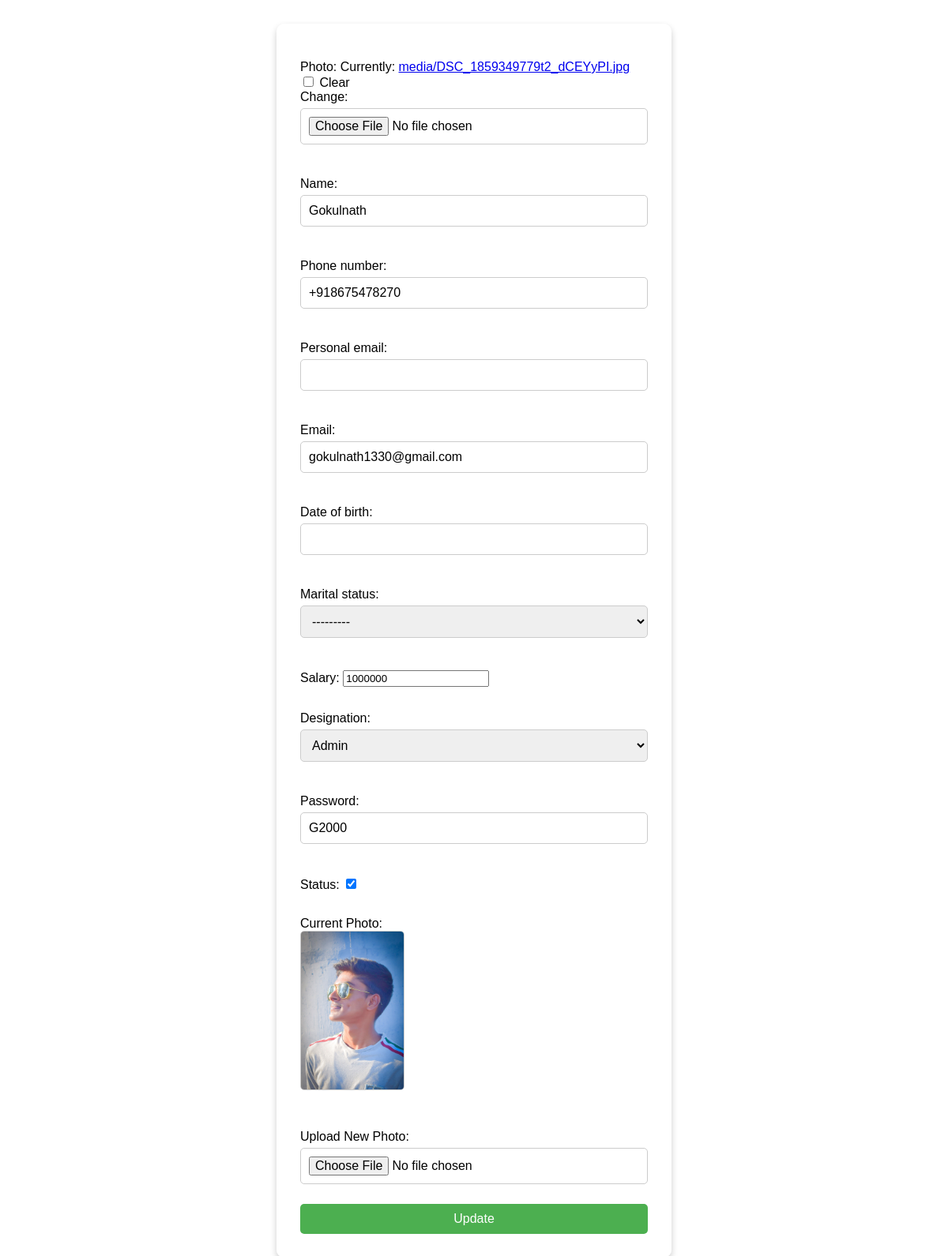
The page /update_view/1?name=Gokulnath (signed in) on the database as committed earlier.
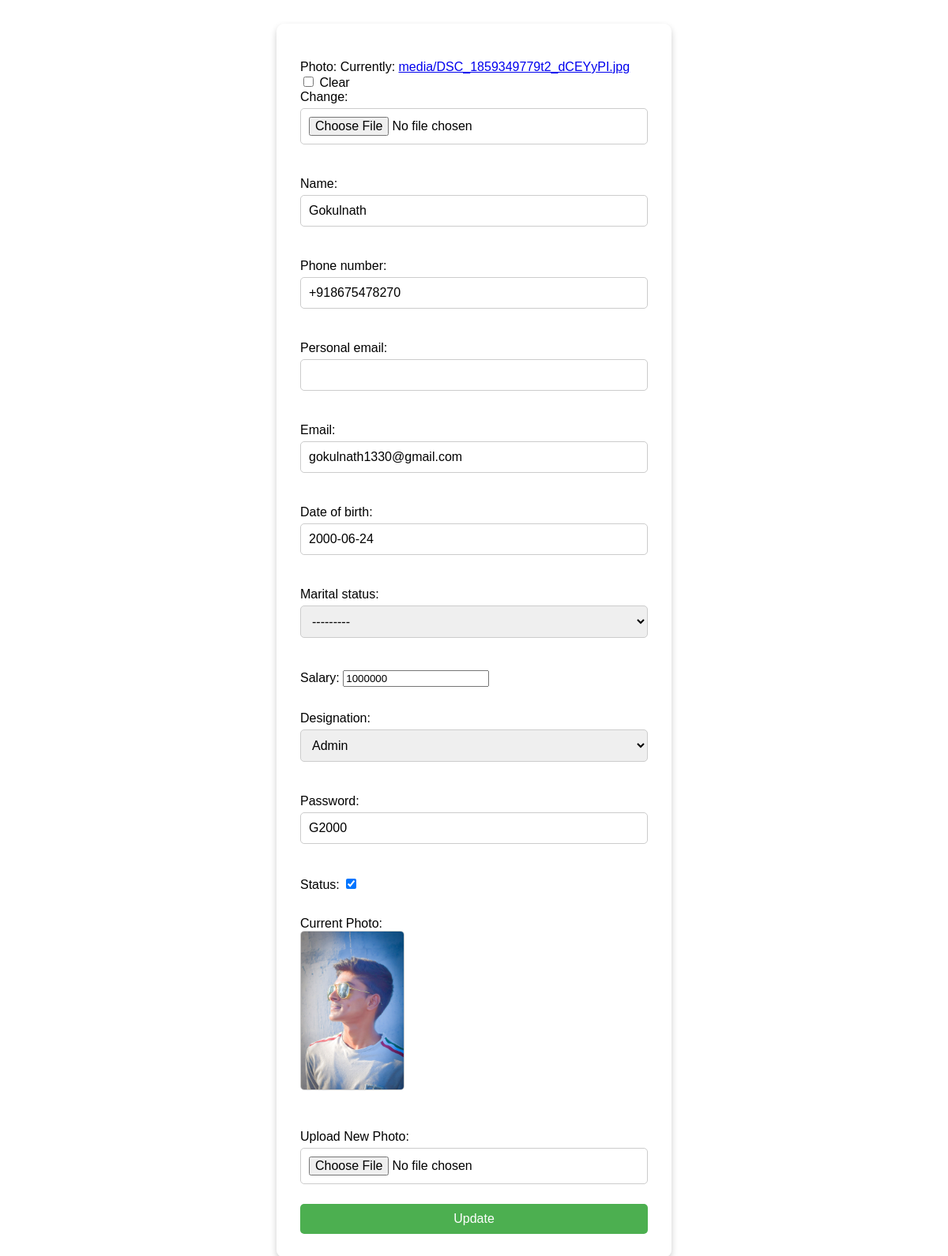
The same page on the database as committed later.
### homepage/models.py (models this page shows, shortened)
class ElixirModel(models.Model):
    photo = models.ImageField(upload_to='media/', null=True, blank=True)
    name = models.CharField(max_length=200)
    user = models.OneToOneField(User, on_delete=models.CASCADE, related_name='profile')
    phone_number = PhoneNumberField(max_length=128, default="", region='IN')
    email = models.EmailField(blank=True, default="@elixir.com")
    personal_email = models.EmailField(blank=True, default="")
    designation = models.ForeignKey(Group, on_delete=models.CASCADE)
    status = models.BooleanField(default=True)
    salary = models.IntegerField()
    password = models.CharField(max_length=15)
    marital_status = models.ForeignKey(MaritalStatus, on_delete=models.SET_NULL, null=True, blank=True)
    date_of_birth = models.DateField(null=True, blank=True)

### homepage/views.py (the view)
# urls.py: path('update_view/<int:id>', views.update_view),
@login_required
def update_view(request, id):
    context = {}
    obj = get_object_or_404(ElixirModel, id=id)
    if request.method == 'POST':
        form = GeeksForm(request.POST, request.FILES, instance=obj)
        if form.is_valid():
            elixir_instance = form.save()
            user = elixir_instance.user
            user.username = elixir_instance.name
            user.set_password(elixir_instance.password)
            user.email = elixir_instance.email
            user.save()
            if 'photo' in request.FILES:
                photo = request.FILES['photo']
                fs = FileSystemStorage()
                filename = fs.save(photo.name, photo)
                elixir_instance.photo = fs.url(filename)
                elixir_instance.save()
            return redirect('view_employee')
    else:
        form = GeeksForm(instance=obj)
    context["form"] = form
    context["object"] = obj
    return render(request, "update_view.html", context)

### homepage/forms.py
class GeeksForm(forms.ModelForm):
    class Meta:
        model = ElixirModel
        fields = [
            'photo',
            "name",
            "phone_number",
            "personal_email",
            "email",
            "date_of_birth",
            'marital_status',
            "salary",
            "designation",
            "password",
            "status",
        ]
    def __init__(self, *args, **kwargs):
        super(GeeksForm, self).__init__(*args, **kwargs)
        self.fields['designation'].queryset = Group.objects.all()

### homepage/templates/update_view.html (shortened to what this page needs)
<!DOCTYPE html>
<html lang="en">
<head>
</head>
<body>
  <div class="main">
    <form method="POST" enctype="multipart/form-data">
      {{ form.as_p }}
      {% if object.photo %}
        <p>
          <label>Current Photo:</label><br>
          <img src="{{ object.photo.url }}" alt="Current Photo">
        </p>
      {% endif %}
      <p>
        <label for="photo">Upload New Photo:</label>
        <input type="file" id="photo" name="photo">
      </p>
      <button type="submit">Update</button>
    </form>
  </div>
</body>
</html>

### homepage/templates/update_view.html (style rules this page uses)
body { background-image: url('https://www.mastersofterp.com/images/HR-Management.webp'); background-size: cover; background-position: center; background-repeat: no-repeat; margin: 0; padding: 0; font-family: Arial, sans-serif; height: 100%; overflow: auto; }
.main { width: 90%; max-width: 500px; background-color: rgba(255, 255, 255, 0.9); padding: 30px; border-radius: 10px; box-shadow: 0 4px 8px rgba(0, 0, 0, 0.2); margin: 30px auto; box-sizing: border-box; }
form { display: flex; flex-direction: column; }
form p { margin-bottom: 15px; }
input[type="text"], input[type="email"], input[type="password"], select, textarea, input[type="file"] { width: 100%; padding: 10px; margin: 5px 0 10px; border: 1px solid #ccc; border-radius: 5px; box-sizing: border-box; font-size: 1em; }
img { max-width: 100%; max-height: 200px; margin-bottom: 15px; border: 1px solid #ccc; border-radius: 5px; }
button { padding: 10px 20px; background-color: #4CAF50; color: white; border: none; border-radius: 5px; cursor: pointer; font-size: 1em; transition: background-color 0.3s; }

Rows that differ between the two databases and show on the page:
changed ElixirModel "gokulnath1330@gmail.com": date_of_birth (not shown) → "2000-06-24"
